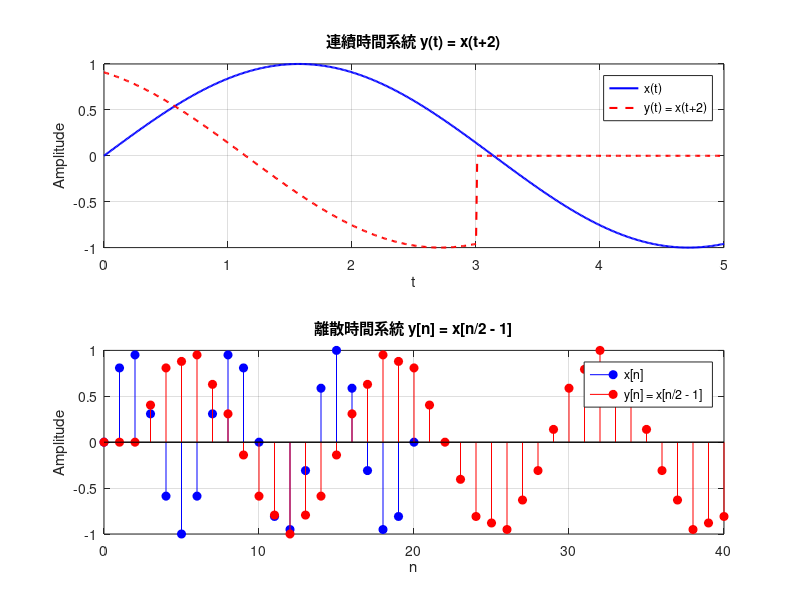

Here is the MATLAB script that generated this plot:
% 清除環境
clear; clf;

%% 連續時間系統 y(t) = x(t + 2)
% 定義時間軸
t = 0:0.01:5;

% 定義原訊號 x(t)
x_t = sin(t);

% 計算 y(t) = x(t+2)，用插值處理超出範圍部分補0
y_t = interp1(t, x_t, t + 2, 'linear', 0);

% 繪圖
subplot(2,1,1);
plot(t, x_t, 'b', 'LineWidth', 1.5);
hold on;
plot(t, y_t, 'r--', 'LineWidth', 1.5);
title('連續時間系統 y(t) = x(t+2)');
xlabel('t');
ylabel('Amplitude');
legend('x(t)', 'y(t) = x(t+2)');
grid on;
hold off;

%% 離散時間系統 y[n] = x[n/2 - 1]
% 定義原訊號 x[n]
n_x = 0:20;
x_n = sin(0.3 * pi * n_x);  % 範例訊號

% 定義輸出時間軸
n_y = 0:40;

% 計算 y[n] = x[n/2 - 1]
query_points = n_y / 2 - 1;

% 插值（超出範圍補0）
y_n = interp1(n_x, x_n, query_points, 'linear', 0);

% 繪圖
subplot(2,1,2);
stem(n_x, x_n, 'b', 'filled'); hold on;
stem(n_y, y_n, 'r', 'filled');
title('離散時間系統 y[n] = x[n/2 - 1]');
xlabel('n');
ylabel('Amplitude');
legend('x[n]', 'y[n] = x[n/2 - 1]');
grid on;
hold off;
